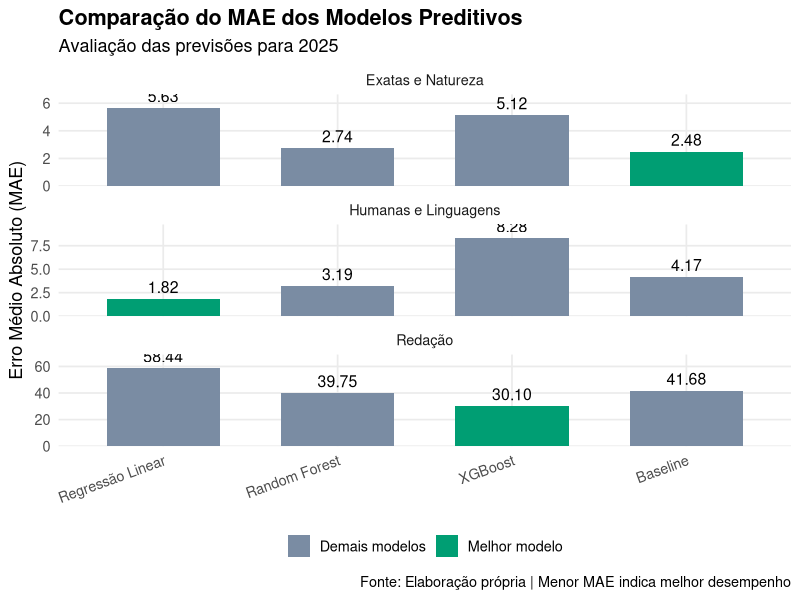
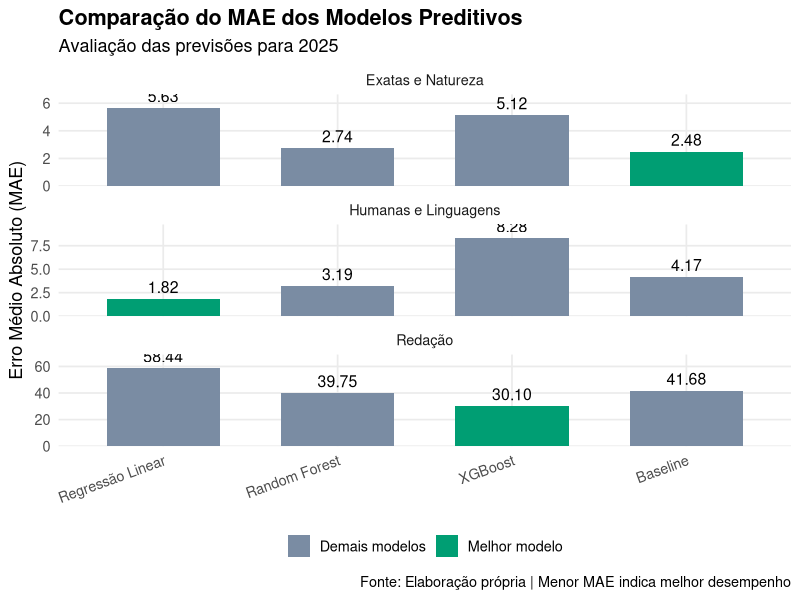

These figures' R source, in order:
library(data.table)
library(ggplot2)

# Carregar os resultados dos modelos
dados <- fread(
  "resultados/comparacao_modelos_2025.csv"
)

# Organizar os nomes dos modelos
dados[, MODELO := factor(
  MODELO,
  levels = c(
    "Regressão Linear",
    "Random Forest",
    "XGBoost",
    "Baseline"
  )
)]

# Criar gráfico
grafico <- ggplot(
  dados,
  aes(
    x = MODELO,
    y = MAE,
    fill = MELHOR_MODELO
  )
) +
  geom_col(width = 0.65) +

  geom_text(
    aes(label = sprintf("%.2f", MAE)),
    vjust = -0.5,
    size = 4
  ) +

  facet_wrap(
    ~ CATEGORIA,
    scales = "free_y",
    ncol = 1
  ) +

  scale_fill_manual(
    values = c(
      "TRUE" = "#009E73",
      "FALSE" = "#7A8CA3"
    ),
    labels = c(
      "FALSE" = "Demais modelos",
      "TRUE" = "Melhor modelo"
    ),
    name = NULL
  ) +

  scale_y_continuous(
    expand = expansion(mult = c(0, 0.18))
  ) +

  labs(
    title = "Comparação do MAE dos Modelos Preditivos",
    subtitle = "Avaliação das previsões para 2025",
    x = NULL,
    y = "Erro Médio Absoluto (MAE)",
    caption = "Fonte: Elaboração própria | Menor MAE indica melhor desempenho"
  ) +

  theme_minimal(base_size = 13) +

  theme(
    plot.title = element_text(face = "bold"),
    axis.text.x = element_text(
      angle = 20,
      hjust = 1
    ),
    legend.position = "bottom",
    panel.grid.minor = element_blank()
  )

# Criar pasta
dir.create("graficos", showWarnings = FALSE)

# Salvar imagem
ggsave(
  "graficos/comparacao_mae_modelos_2025.png",
  plot = grafico,
  width = 12,
  height = 11,
  dpi = 300,
  bg = "white"
)

print(grafico)

cat("\nGráfico comparativo salvo com sucesso!\n")
